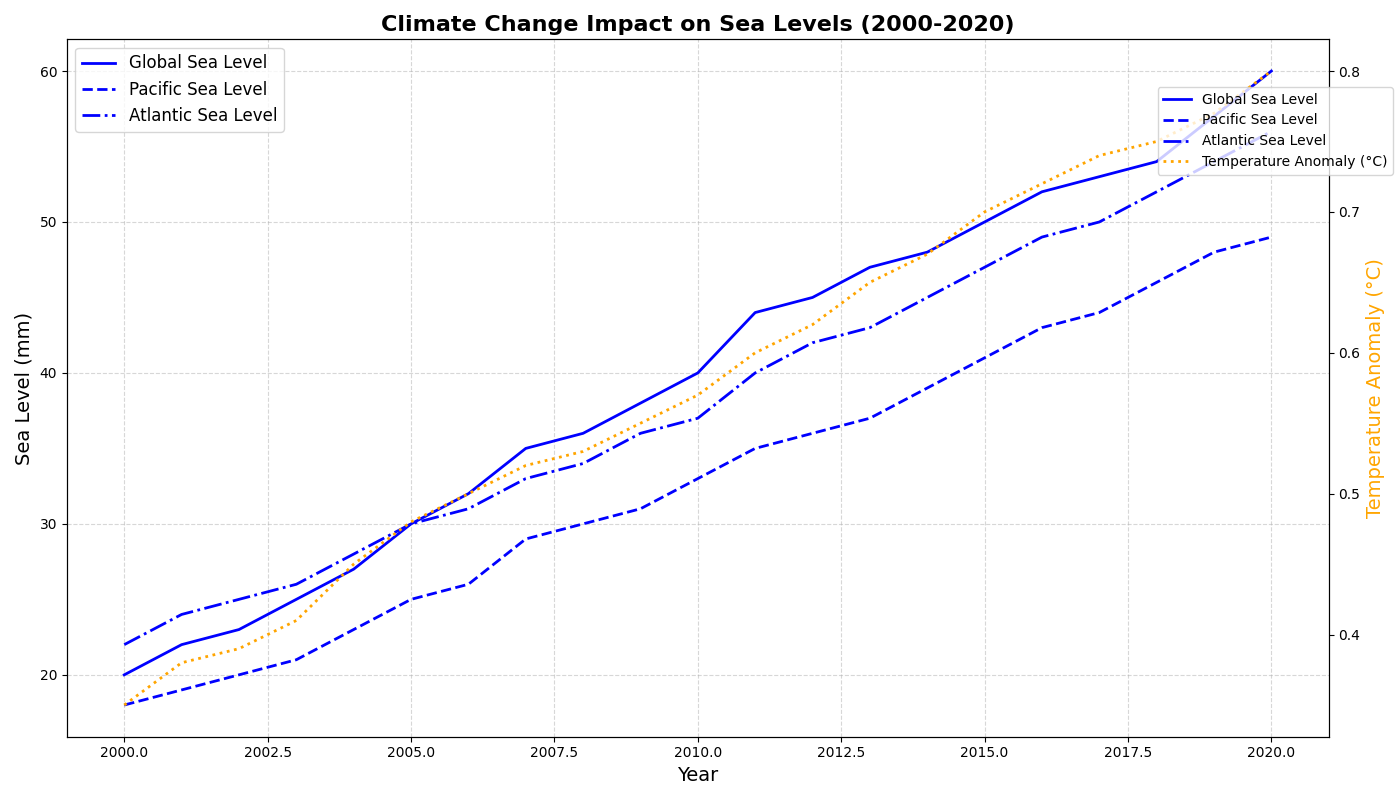

This figure's Python source:
import numpy as np
import matplotlib.pyplot as plt

years = np.arange(2000, 2021)

sea_levels_global = np.array([20, 22, 23, 25, 27, 30, 32, 35, 36, 38, 40, 44, 45, 47, 48, 50, 52, 53, 54, 57, 60])
sea_levels_pacific = np.array([18, 19, 20, 21, 23, 25, 26, 29, 30, 31, 33, 35, 36, 37, 39, 41, 43, 44, 46, 48, 49])
sea_levels_atlantic = np.array([22, 24, 25, 26, 28, 30, 31, 33, 34, 36, 37, 40, 42, 43, 45, 47, 49, 50, 52, 54, 56])

temp_anomaly = np.array([0.35, 0.38, 0.39, 0.41, 0.45, 0.48, 0.50, 0.52, 0.53, 0.55, 0.57, 0.60, 0.62, 0.65, 0.67, 0.70, 0.72, 0.74, 0.75, 0.77, 0.80])

fig, ax1 = plt.subplots(figsize=(14, 8))

# Use a single color for all sea level lines
common_color = 'blue'

ax1.plot(years, sea_levels_global, color=common_color, label='Global Sea Level', linewidth=2)
ax1.plot(years, sea_levels_pacific, color=common_color, linestyle='--', label='Pacific Sea Level', linewidth=2)
ax1.plot(years, sea_levels_atlantic, color=common_color, linestyle='-.', label='Atlantic Sea Level', linewidth=2)

ax1.set_title('Climate Change Impact on Sea Levels (2000-2020)', fontsize=16, weight='bold')
ax1.set_xlabel('Year', fontsize=14)
ax1.set_ylabel('Sea Level (mm)', fontsize=14)
ax1.grid(True, linestyle='--', alpha=0.5)
ax1.legend(loc='upper left', fontsize=12)

ax2 = ax1.twinx()
ax2.plot(years, temp_anomaly, color='orange', linestyle=':', label='Temperature Anomaly (°C)', linewidth=2)
ax2.set_ylabel('Temperature Anomaly (°C)', fontsize=14, color='orange')

fig.tight_layout()
fig.legend(loc='upper right', fontsize=10, bbox_to_anchor=(1, 0.9))

plt.show()
